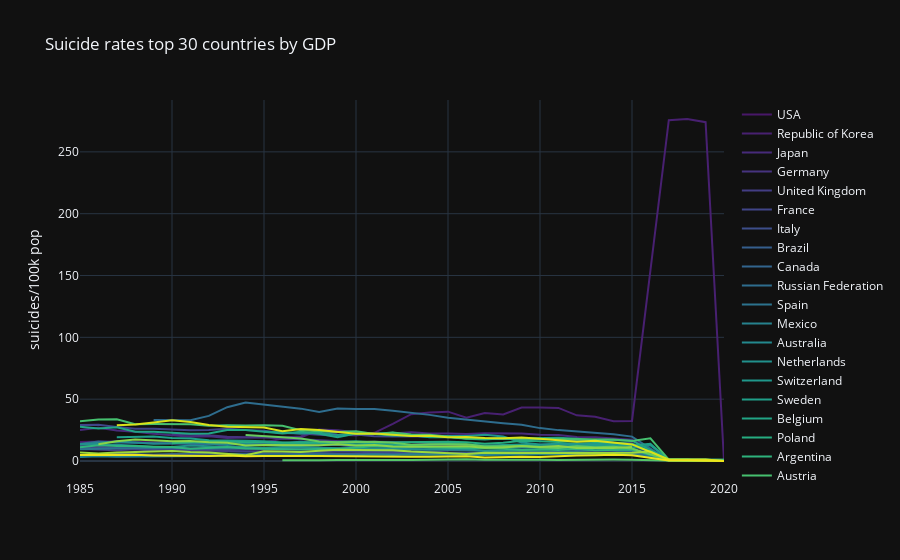

The notebook cell this image was saved under:
### Code cell
# Visual the top 30 countries by GDP with their suicide rates
pal = list(sns.color_palette(palette='viridis', n_colors=len(top_countries)).as_hex()) # select a color palette

fig = go.Figure()
for d,p in zip(top_countries, pal):
    if len(df_gb_c_y.loc[d].index) > 20:  # Just select the data with more then 20 data points
        fig.add_trace(go.Scatter(x = df_gb_c_y.loc[d].index,
                             y = df_gb_c_y.loc[d]['suicides/100k pop'],
                             name = d,
                             line_color = p, 
                             fill=None))
fig.layout.template = 'plotly_dark'
fig.update_layout(
    title="Suicide rates top 30 countries by GDP", yaxis_title="suicides/100k pop")
fig.show()
